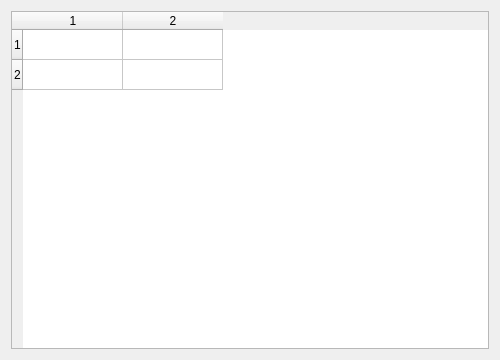
<?xml version="1.0" encoding="UTF-8"?>
<ui version="4.0"><class>Dialog</class><widget class="QDialog" name="Dialog"><property name="geometry"><rect><x>0</x><y>0</y><width>500</width><height>360</height></rect></property><property name="windowTitle"><string>Table 2x2</string></property><layout class="QVBoxLayout" name="verticalLayout"><property name="leftMargin"><number>11</number></property><property name="topMargin"><number>11</number></property><property name="rightMargin"><number>11</number></property><property name="bottomMargin"><number>11</number></property><property name="spacing"><number>6</number></property><item><widget class="QTableWidget" name="table"><property name="rowCount"><number>2</number></property><property name="columnCount"><number>2</number></property></widget></item></layout></widget></ui>
